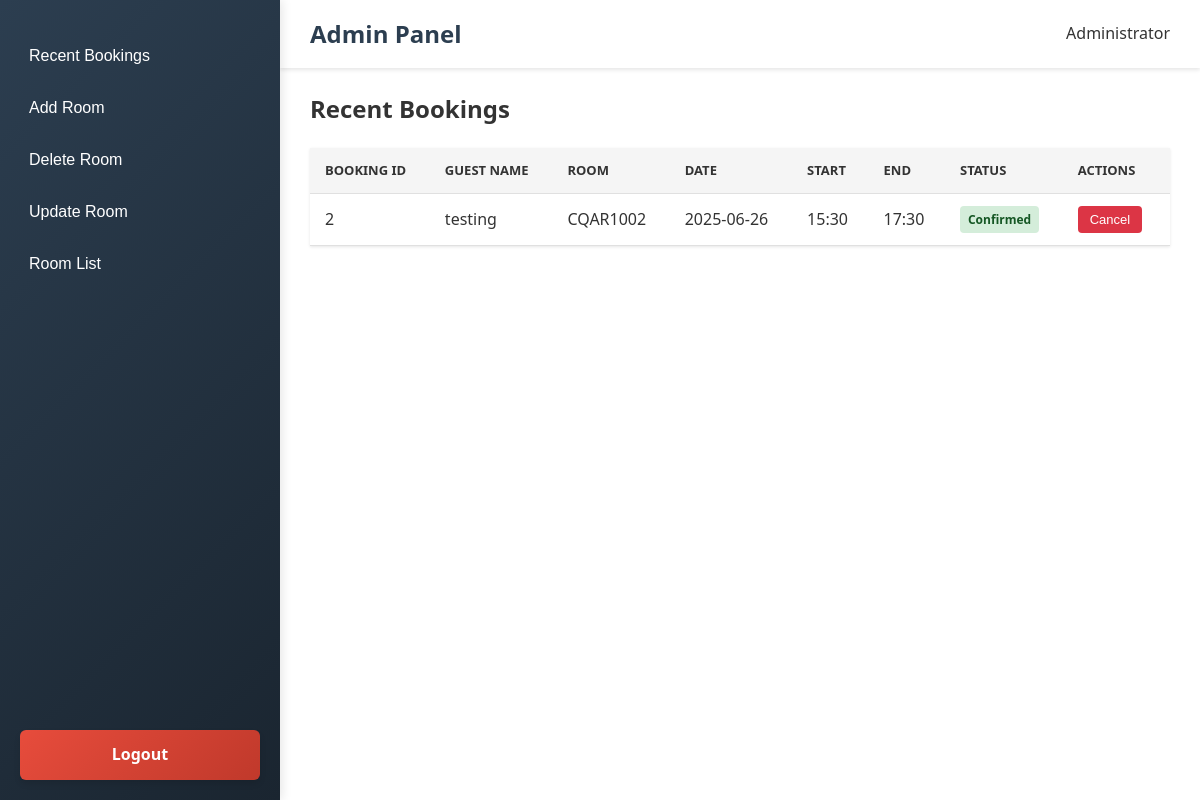
The app's page /admin (signed in), older data.
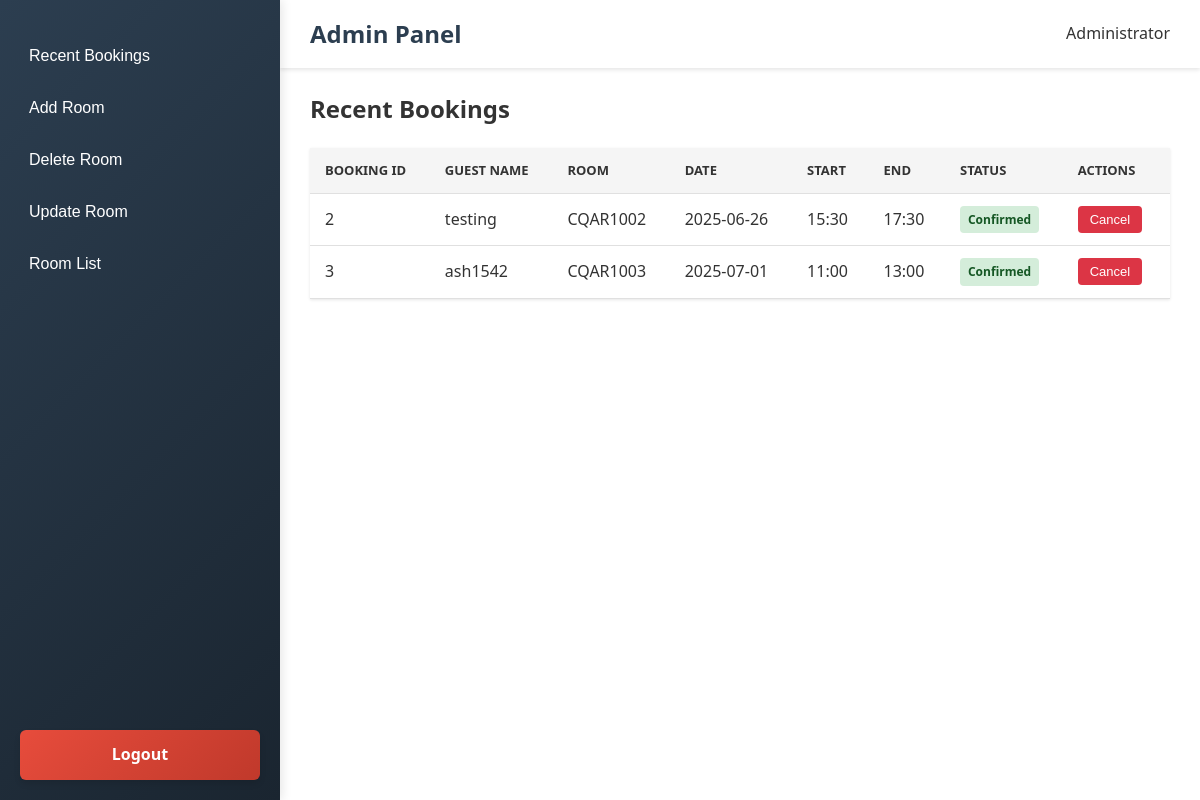
The same page, newer data.
### tables this page shows
CREATE TABLE bookings (
            id INTEGER PRIMARY KEY AUTOINCREMENT,
            username TEXT,
            room_number TEXT,
            date TEXT, time TEXT, start_time TEXT, end_time TEXT,
            FOREIGN KEY(username) REFERENCES users(username)
         );

### app.py (the view)
@app.route('/admin')
def admin_dashboard():
    if session.get('role') != 'admin' or session.get('is_approved') != 1:
        flash('Access denied: Admins only.', 'error')
        return redirect(url_for('login'))
    conn = sqlite3.connect("booking_database.db")
    cursor = conn.cursor()
    cursor.execute("""
        SELECT b.id, b.username, b.room_number, b.date, b.start_time, b.end_time
        FROM bookings b
        ORDER BY b.date, b.start_time
    """)
    bookings = cursor.fetchall()
    cursor.execute("""
        SELECT room_number, room_capacity, room_facilities, room_status
        FROM rooms
        ORDER BY room_number
    """)
    rooms = cursor.fetchall()
    conn.close()
    return render_template('admin.html', bookings=bookings, rooms=rooms)

### templates/admin.html (shortened to what this page needs)
<!DOCTYPE html>
<html lang="en">
<head>
    <link rel="stylesheet" href="../static/css/styles.admin.css">
</head>
<body>
    <header class="admin-header">
        <h1>Admin Panel</h1>
        <div class="user-info">
            <span>Administrator</span>
        </div>
    </header>
    <aside class="sidebar">
        <button class="nav-btn" onclick="showSection(event, 'recent-bookings')">Recent Bookings</button>
        <button class="nav-btn" onclick="showSection(event, 'add-room')">Add Room</button>
        <button class="nav-btn" onclick="showSection(event, 'delete-room')">Delete Room</button>
        <button class="nav-btn" onclick="showSection(event, 'update-room')">Update Room</button>
        <button class="nav-btn" onclick="showSection(event, 'room-list')">Room List</button>
        <a href="/logout" class="logout-btn">
            Logout
        </a>
    </aside>
    <main class="main-content">
        <div id="recent-bookings" class="content-section">
            <h2>Recent Bookings</h2>
            <table class="admin-table">
                <thead>
                    <tr>
                        <th>Booking ID</th>
                        <th>Guest Name</th>
                        <th>Room</th>
                        <th>Date</th>
                        <th>Start</th>
                        <th>End</th>
                        <th>Status</th>
                        <th>Actions</th>
                    </tr>
                </thead>
                <tbody>
                    {% for booking in bookings %}
                        <tr>
                            <td>{{ booking[0] }}</td>
                            <td>{{ booking[1] }}</td>
                            <td>{{ booking[2] }}</td>
                            <td>{{ booking[3] }}</td>
                            <td>{{ booking[4] }}</td>
                            <td>{{ booking[5] }}</td>
                            <td><span class="status status-approved">Confirmed</span></td>
                            <td>
                                <form action="{{ url_for('admin_cancel_booking', booking_id=booking[0]) }}" method="post">
                                    <button class="btn btn-danger btn-sm">Cancel</button>
                                </form>
                            </td>
                        </tr>
                    {% endfor %}
                </tbody>
            </table>
        </div>
    </main>
</body>
</html>

### static/css/styles.admin.css (style rules this page uses)
* { margin: 0; padding: 0; box-sizing: border-box; }
body { font-family: 'Segoe UI', Tahoma, Geneva, Verdana, sans-serif; background-color: #f8f9fa; color: #333; line-height: 1.6; display: flex; min-height: 100vh; }
.admin-header { position: fixed; top: 0; left: 280px; right: 0; background-color: #ffffff; padding: 15px 30px; box-shadow: 0 2px 4px rgba(0,0,0,0.1); z-index: 90; display: flex; justify-content: space-between; align-items: center; }
.admin-header h1 { color: #2c3e50; font-size: 24px; margin: 0; }
.admin-header .user-info { display: flex; align-items: center; }
.sidebar { background: linear-gradient(135deg, #2c3e50 0%, #1a2530 100%); width: 280px; height: 100vh; position: fixed; padding: 30px 0; display: flex; flex-direction: column; box-shadow: 2px 0 10px rgba(0, 0, 0, 0.1); z-index: 100; }
.nav-btn { display: block; background: transparent; color: white; text-decoration: none; text-align: left; padding: 12px 25px; margin: 5px 0; border-radius: 0; font-weight: 500; font-size: 16px; transition: all 0.3s ease; border: none; cursor: pointer; width: 100%; text-align: left; border-left: 4px solid transparent; }
.main-content { flex: 1; margin-left: 280px; padding: 90px 30px 30px; background-color: #fff; min-height: 100vh; }
.admin-table { width: 100%; border-collapse: collapse; margin-top: 20px; box-shadow: 0 1px 3px rgba(0,0,0,0.1); }
.admin-table th, .admin-table td { padding: 12px 15px; text-align: left; border-bottom: 1px solid #e0e0e0; }
.admin-table th { background-color: #f5f5f5; font-weight: 600; color: #333; text-transform: uppercase; font-size: 13px; }
.status { display: inline-block; padding: 4px 8px; border-radius: 4px; font-size: 12px; font-weight: 600; }
.status-approved { background-color: #d4edda; color: #155724; }
.btn { padding: 6px 12px; border-radius: 4px; font-weight: 500; cursor: pointer; transition: all 0.2s ease; border: none; font-size: 13px; margin-right: 5px; }
.btn-danger { background-color: #dc3545; color: white; }
.logout-btn { display: block; background: linear-gradient(135deg, #e74c3c 0%, #c0392b 100%); color: white; text-decoration: none; text-align: center; padding: 12px 20px; margin: 20px; border-radius: 6px; font-weight: 600; font-size: 16px; transition: all 0.3s ease; box-shadow: 0 4px 6px rgba(0, 0, 0, 0.1); border: none; cursor: pointer; position: absolute; bottom: 0; left: 0; right: 0; width: calc(100% - 40px); }

Row changes from the older to the newer data that the page shows:
added bookings: id "3", username "ash1542", room_number "CQAR1003", date "2025-07-01", start_time "11:00", end_time "13:00"
